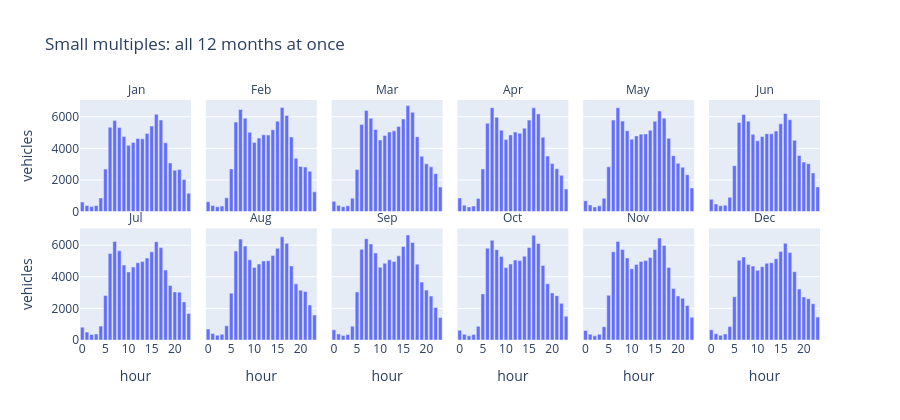

The notebook cell saved with this chart:
### Code cell
# (given) The SAME data as small multiples — compare with the animation
fig2 = px.bar(mp, x="hour", y="vehicles", facet_col="Month", facet_col_wrap=6, category_orders={"Month": MONTHS}, height=420,
              title="Small multiples: all 12 months at once")
fig2.for_each_annotation(lambda a: a.update(text=a.text.split("=")[-1])); fig2.show()

### Figure 1 — Plotly figure (JSON) as saved in the notebook; plotly's stock layout.template omitted (floating-point values rounded to 4 significant figures)
{"data": [{"hovertemplate": "Month=Jan<br>hour=%{x}<br>vehicles=%{y}<extra></extra>", "legendgroup": "", "marker": {"color": "#636efa", "pattern": {"shape": ""}}, "name": "", "orientation": "v", "showlegend": false, "textposition": "auto", "type": "bar", "x": [0, 1, 2, 3, 4, 5, 6, 7, 8, 9, 10, 11, 12, 13, 14, 15, 16, 17, 18, 19, 20, 21, 22, 23], "xaxis": "x7", "y": [605.6, 391.6, 315.0, 387.9, 864.7, 2691.0, 5336.0, 5759.0, 5315.0, 4756.0, 4194.0, 4379.0, 4624.0, 4607.0, 4936.0, 5408.0, 6159.0, 5798.0, 4356.0, 3081.0, 2616.0, 2660.0, 2030.0, 1165.0], "yaxis": "y7"}, {"hovertemplate": "Month=Feb<br>hour=%{x}<br>vehicles=%{y}<extra></extra>", "legendgroup": "", "marker": {"color": "#636efa", "pattern": {"shape": ""}}, "name": "", "orientation": "v", "showlegend": false, "textposition": "auto", "type": "bar", "x": [0, 1, 2, 3, 4, 5, 6, 7, 8, 9, 10, 11, 12, 13, 14, 15, 16, 17, 18, 19, 20, 21, 22, 23], "xaxis": "x8", "y": [625.9, 393.1, 310.1, 354.1, 875.3, 2703.0, 5667.0, 6465.0, 5911.0, 5014.0, 4372.0, 4651.0, 4863.0, 4845.0, 5180.0, 5716.0, 6584.0, 6081.0, 4727.0, 3374.0, 2858.0, 2815.0, 2556.0, 1249.0], "yaxis": "y8"}, {"hovertemplate": "Month=Mar<br>hour=%{x}<br>vehicles=%{y}<extra></extra>", "legendgroup": "", "marker": {"color": "#636efa", "pattern": {"shape": ""}}, "name": "", "orientation": "v", "showlegend": false, "textposition": "auto", "type": "bar", "x": [0, 1, 2, 3, 4, 5, 6, 7, 8, 9, 10, 11, 12, 13, 14, 15, 16, 17, 18, 19, 20, 21, 22, 23], "xaxis": "x9", "y": [649.0, 395.3, 312.7, 368.6, 847.6, 2667.0, 5516.0, 6396.0, 5914.0, 5195.0, 4536.0, 4822.0, 5034.0, 5110.0, 5391.0, 5861.0, 6708.0, 6285.0, 4742.0, 3505.0, 3024.0, 2833.0, 2400.0, 1556.0], "yaxis": "y9"}, {"hovertemplate": "Month=Apr<br>hour=%{x}<br>vehicles=%{y}<extra></extra>", "legendgroup": "", "marker": {"color": "#636efa", "pattern": {"shape": ""}}, "name": "", "orientation": "v", "showlegend": false, "textposition": "auto", "type": "bar", "x": [0, 1, 2, 3, 4, 5, 6, 7, 8, 9, 10, 11, 12, 13, 14, 15, 16, 17, 18, 19, 20, 21, 22, 23], "xaxis": "x10", "y": [861.2, 408.6, 295.4, 354.2, 836.3, 2693.0, 5589.0, 6577.0, 5969.0, 5151.0, 4569.0, 4854.0, 5029.0, 4958.0, 5276.0, 5790.0, 6564.0, 6183.0, 4707.0, 3514.0, 3038.0, 2713.0, 2296.0, 1427.0], "yaxis": "y10"}, {"hovertemplate": "Month=May<br>hour=%{x}<br>vehicles=%{y}<extra></extra>", "legendgroup": "", "marker": {"color": "#636efa", "pattern": {"shape": ""}}, "name": "", "orientation": "v", "showlegend": false, "textposition": "auto", "type": "bar", "x": [0, 1, 2, 3, 4, 5, 6, 7, 8, 9, 10, 11, 12, 13, 14, 15, 16, 17, 18, 19, 20, 21, 22, 23], "xaxis": "x11", "y": [688.2, 423.5, 294.2, 362.5, 850.4, 2830.0, 5794.0, 6572.0, 5726.0, 5118.0, 4581.0, 4791.0, 4902.0, 4916.0, 5141.0, 5712.0, 6365.0, 5911.0, 4634.0, 3540.0, 3059.0, 2808.0, 2337.0, 1494.0], "yaxis": "y11"}, {"hovertemplate": "Month=Jun<br>hour=%{x}<br>vehicles=%{y}<extra></extra>", "legendgroup": "", "marker": {"color": "#636efa", "pattern": {"shape": ""}}, "name": "", "orientation": "v", "showlegend": false, "textposition": "auto", "type": "bar", "x": [0, 1, 2, 3, 4, 5, 6, 7, 8, 9, 10, 11, 12, 13, 14, 15, 16, 17, 18, 19, 20, 21, 22, 23], "xaxis": "x12", "y": [784.0, 483.1, 374.6, 403.7, 905.0, 2908.0, 5639.0, 6150.0, 5721.0, 4892.0, 4482.0, 4753.0, 4929.0, 4925.0, 5100.0, 5557.0, 6207.0, 5812.0, 4509.0, 3548.0, 3131.0, 3035.0, 2446.0, 1564.0], "yaxis": "y12"}, {"hovertemplate": "Month=Jul<br>hour=%{x}<br>vehicles=%{y}<extra></extra>", "legendgroup": "", "marker": {"color": "#636efa", "pattern": {"shape": ""}}, "name": "", "orientation": "v", "showlegend": false, "textposition": "auto", "type": "bar", "x": [0, 1, 2, 3, 4, 5, 6, 7, 8, 9, 10, 11, 12, 13, 14, 15, 16, 17, 18, 19, 20, 21, 22, 23], "xaxis": "x", "y": [814.2, 498.5, 347.4, 377.0, 878.2, 2821.0, 5473.0, 6237.0, 5645.0, 4744.0, 4310.0, 4617.0, 4890.0, 4965.0, 5181.0, 5577.0, 6215.0, 5846.0, 4423.0, 3449.0, 3045.0, 3026.0, 2407.0, 1680.0], "yaxis": "y"}, {"hovertemplate": "Month=Aug<br>hour=%{x}<br>vehicles=%{y}<extra></extra>", "legendgroup": "", "marker": {"color": "#636efa", "pattern": {"shape": ""}}, "name": "", "orientation": "v", "showlegend": false, "textposition": "auto", "type": "bar", "x": [0, 1, 2, 3, 4, 5, 6, 7, 8, 9, 10, 11, 12, 13, 14, 15, 16, 17, 18, 19, 20, 21, 22, 23], "xaxis": "x2", "y": [694.9, 415.4, 299.5, 364.7, 898.5, 2966.0, 5626.0, 6384.0, 5941.0, 5070.0, 4595.0, 4808.0, 5003.0, 5022.0, 5340.0, 5800.0, 6529.0, 6115.0, 4690.0, 3552.0, 3152.0, 3061.0, 2216.0, 1577.0], "yaxis": "y2"}, {"hovertemplate": "Month=Sep<br>hour=%{x}<br>vehicles=%{y}<extra></extra>", "legendgroup": "", "marker": {"color": "#636efa", "pattern": {"shape": ""}}, "name": "", "orientation": "v", "showlegend": false, "textposition": "auto", "type": "bar", "x": [0, 1, 2, 3, 4, 5, 6, 7, 8, 9, 10, 11, 12, 13, 14, 15, 16, 17, 18, 19, 20, 21, 22, 23], "xaxis": "x3", "y": [641.9, 380.9, 279.4, 344.8, 876.4, 3041.0, 5737.0, 6411.0, 6079.0, 5509.0, 4604.0, 4851.0, 5074.0, 4973.0, 5328.0, 5910.0, 6650.0, 6169.0, 4800.0, 3663.0, 3157.0, 2784.0, 2058.0, 1425.0], "yaxis": "y3"}, {"hovertemplate": "Month=Oct<br>hour=%{x}<br>vehicles=%{y}<extra></extra>", "legendgroup": "", "marker": {"color": "#636efa", "pattern": {"shape": ""}}, "name": "", "orientation": "v", "showlegend": false, "textposition": "auto", "type": "bar", "x": [0, 1, 2, 3, 4, 5, 6, 7, 8, 9, 10, 11, 12, 13, 14, 15, 16, 17, 18, 19, 20, 21, 22, 23], "xaxis": "x4", "y": [620.6, 361.3, 264.0, 351.5, 863.0, 2918.0, 5808.0, 6306.0, 5716.0, 5285.0, 4585.0, 4807.0, 5062.0, 5023.0, 5301.0, 5859.0, 6625.0, 6108.0, 4719.0, 3559.0, 2978.0, 2808.0, 2319.0, 1502.0], "yaxis": "y4"}, {"hovertemplate": "Month=Nov<br>hour=%{x}<br>vehicles=%{y}<extra></extra>", "legendgroup": "", "marker": {"color": "#636efa", "pattern": {"shape": ""}}, "name": "", "orientation": "v", "showlegend": false, "textposition": "auto", "type": "bar", "x": [0, 1, 2, 3, 4, 5, 6, 7, 8, 9, 10, 11, 12, 13, 14, 15, 16, 17, 18, 19, 20, 21, 22, 23], "xaxis": "x5", "y": [600.4, 365.9, 263.9, 366.1, 843.5, 2828.0, 5584.0, 6238.0, 5724.0, 5195.0, 4513.0, 4782.0, 4969.0, 5023.0, 5214.0, 5722.0, 6453.0, 5987.0, 4584.0, 3262.0, 2791.0, 2643.0, 2185.0, 1444.0], "yaxis": "y5"}, {"hovertemplate": "Month=Dec<br>hour=%{x}<br>vehicles=%{y}<extra></extra>", "legendgroup": "", "marker": {"color": "#636efa", "pattern": {"shape": ""}}, "name": "", "orientation": "v", "showlegend": false, "textposition": "auto", "type": "bar", "x": [0, 1, 2, 3, 4, 5, 6, 7, 8, 9, 10, 11, 12, 13, 14, 15, 16, 17, 18, 19, 20, 21, 22, 23], "xaxis": "x6", "y": [641.8, 395.6, 293.7, 377.5, 848.0, 2735.0, 5043.0, 5257.0, 4774.0, 4676.0, 4409.0, 4640.0, 4855.0, 4888.0, 5146.0, 5596.0, 6124.0, 5541.0, 4323.0, 3225.0, 2723.0, 2618.0, 2300.0, 1452.0], "yaxis": "y6"}], "layout": {"annotations": [{"font": {}, "showarrow": false, "text": "Jul", "x": 0.075, "xanchor": "center", "xref": "paper", "y": 0.465, "yanchor": "bottom", "yref": "paper"}, {"font": {}, "showarrow": false, "text": "Aug", "x": 0.245, "xanchor": "center", "xref": "paper", "y": 0.465, "yanchor": "bottom", "yref": "paper"}, {"font": {}, "showarrow": false, "text": "Sep", "x": 0.415, "xanchor": "center", "xref": "paper", "y": 0.465, "yanchor": "bottom", "yref": "paper"}, {"font": {}, "showarrow": false, "text": "Oct", "x": 0.585, "xanchor": "center", "xref": "paper", "y": 0.465, "yanchor": "bottom", "yref": "paper"}, {"font": {}, "showarrow": false, "text": "Nov", "x": 0.755, "xanchor": "center", "xref": "paper", "y": 0.465, "yanchor": "bottom", "yref": "paper"}, {"font": {}, "showarrow": false, "text": "Dec", "x": 0.925, "xanchor": "center", "xref": "paper", "y": 0.465, "yanchor": "bottom", "yref": "paper"}, {"font": {}, "showarrow": false, "text": "Jan", "x": 0.075, "xanchor": "center", "xref": "paper", "y": 1.0, "yanchor": "bottom", "yref": "paper"}, {"font": {}, "showarrow": false, "text": "Feb", "x": 0.245, "xanchor": "center", "xref": "paper", "y": 1.0, "yanchor": "bottom", "yref": "paper"}, {"font": {}, "showarrow": false, "text": "Mar", "x": 0.415, "xanchor": "center", "xref": "paper", "y": 1.0, "yanchor": "bottom", "yref": "paper"}, {"font": {}, "showarrow": false, "text": "Apr", "x": 0.585, "xanchor": "center", "xref": "paper", "y": 1.0, "yanchor": "bottom", "yref": "paper"}, {"font": {}, "showarrow": false, "text": "May", "x": 0.755, "xanchor": "center", "xref": "paper", "y": 1.0, "yanchor": "bottom", "yref": "paper"}, {"font": {}, "showarrow": false, "text": "Jun", "x": 0.925, "xanchor": "center", "xref": "paper", "y": 1.0, "yanchor": "bottom", "yref": "paper"}], "barmode": "relative", "height": 420, "legend": {"tracegroupgap": 0}, "title": {"text": "Small multiples: all 12 months at once"}, "xaxis": {"anchor": "y", "domain": [0.0, 0.15], "title": {"text": "hour"}}, "xaxis10": {"anchor": "y10", "domain": [0.51, 0.66], "matches": "x", "showticklabels": false}, "xaxis11": {"anchor": "y11", "domain": [0.68, 0.83], "matches": "x", "showticklabels": false}, "xaxis12": {"anchor": "y12", "domain": [0.85, 1.0], "matches": "x", "showticklabels": false}, "xaxis2": {"anchor": "y2", "domain": [0.17, 0.32], "matches": "x", "title": {"text": "hour"}}, "xaxis3": {"anchor": "y3", "domain": [0.34, 0.49], "matches": "x", "title": {"text": "hour"}}, "xaxis4": {"anchor": "y4", "domain": [0.51, 0.66], "matches": "x", "title": {"text": "hour"}}, "xaxis5": {"anchor": "y5", "domain": [0.68, 0.83], "matches": "x", "title": {"text": "hour"}}, "xaxis6": {"anchor": "y6", "domain": [0.85, 1.0], "matches": "x", "title": {"text": "hour"}}, "xaxis7": {"anchor": "y7", "domain": [0.0, 0.15], "matches": "x", "showticklabels": false}, "xaxis8": {"anchor": "y8", "domain": [0.17, 0.32], "matches": "x", "showticklabels": false}, "xaxis9": {"anchor": "y9", "domain": [0.34, 0.49], "matches": "x", "showticklabels": false}, "yaxis": {"anchor": "x", "domain": [0.0, 0.465], "title": {"text": "vehicles"}}, "yaxis10": {"anchor": "x10", "domain": [0.535, 1.0], "matches": "y", "showticklabels": false}, "yaxis11": {"anchor": "x11", "domain": [0.535, 1.0], "matches": "y", "showticklabels": false}, "yaxis12": {"anchor": "x12", "domain": [0.535, 1.0], "matches": "y", "showticklabels": false}, "yaxis2": {"anchor": "x2", "domain": [0.0, 0.465], "matches": "y", "showticklabels": false}, "yaxis3": {"anchor": "x3", "domain": [0.0, 0.465], "matches": "y", "showticklabels": false}, "yaxis4": {"anchor": "x4", "domain": [0.0, 0.465], "matches": "y", "showticklabels": false}, "yaxis5": {"anchor": "x5", "domain": [0.0, 0.465], "matches": "y", "showticklabels": false}, "yaxis6": {"anchor": "x6", "domain": [0.0, 0.465], "matches": "y", "showticklabels": false}, "yaxis7": {"anchor": "x7", "domain": [0.535, 1.0], "matches": "y", "title": {"text": "vehicles"}}, "yaxis8": {"anchor": "x8", "domain": [0.535, 1.0], "matches": "y", "showticklabels": false}, "yaxis9": {"anchor": "x9", "domain": [0.535, 1.0], "matches": "y", "showticklabels": false}}}
